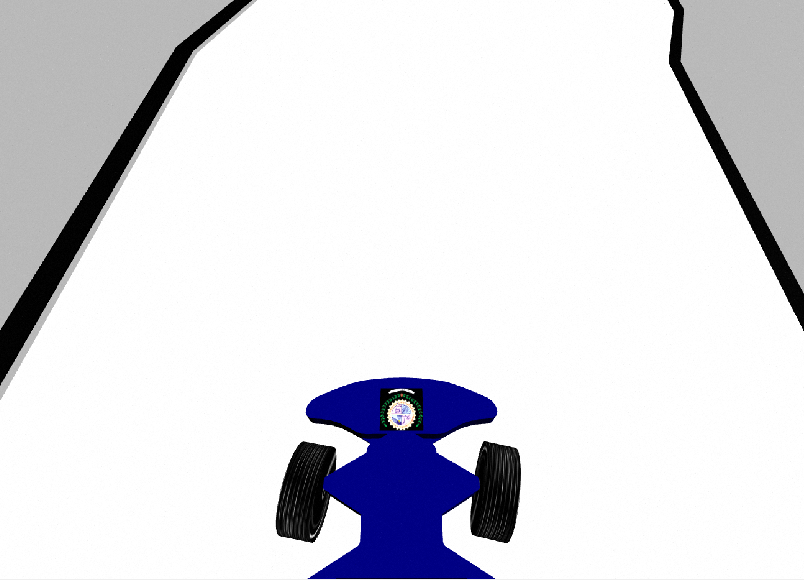
#> input picture Opencv/Lane_Detection_CV/track.png, 804 x 580 px
$ python Lane_detect.py
#> lines starting #> are read from the running program, lines starting #| are printed output that depends on the picture; after the words box and inside, x2 and y2 are one past the last pixel; in counts of white or black regions, pixels touching at a corner belong together
#!/usr/bin/env python3
import copy
import numpy as np
import cv2
class TrackVision():

    def __init__(self):

        self.pyrDown = 1
        self.mask_ratio_array = [1.0,0.4]


        #Rectangualr area to remove from image calculation to
        # eliminate the vehicle. Used as ratio of overall image width and height
        # "width ratio,height ratio"
        self.maskRectRatioWidthHeight = np.array([float(self.mask_ratio_array[0]),float(self.mask_ratio_array[1])])

        #Pixy image size parameters
        self.pixyImageWidth = 72*3
        self.pixyImageHeight = 52*3

        #Only used for debugging line finding issues
        self.lineFindPrintDebug = False
        self.lineMethodsUsedCount = [0, 0, 0, 0, 0, 0, 0]
        self.lineMethodUsed = 0

        (self.pX0, self.pY0, self.pX1, self.pY1) = (0,1,2,3)

        #Testing
        self.useBogusData=False
        self.publishSecondVector=True
        self.sortRightToLeft=False
        self.switchVectorPoints=True
        self.stage=0
        self.startTime=0
        self.testAllConfigs=False

        self.bogusOffsetNumber = 3

        if self.sortRightToLeft:
            self.bogusDataTest=[[int((self.pixyImageWidth*0.8)+
                self.bogusOffsetNumber),0,
                int(self.pixyImageWidth*0.8),self.pixyImageHeight],
                [int((self.pixyImageWidth*0.2)-self.bogusOffsetNumber),0,
                int(self.pixyImageWidth*0.2),self.pixyImageHeight]]
        else:
            self.bogusDataTest=[[int((self.pixyImageWidth*0.2)+
                self.bogusOffsetNumber),0,
                int(self.pixyImageWidth*0.2),self.pixyImageHeight],
                [int((self.pixyImageWidth*0.8)-self.bogusOffsetNumber),0,
                int(self.pixyImageWidth*0.8),self.pixyImageHeight]]

        if self.switchVectorPoints:
            (self.pX0, self.pY0, self.pX1, self.pY1) = (2,3,0,1)

    def findLines(self, passedImage):


        #Testing
        if self.testAllConfigs:
            if self.stage == 0:
                self.sortRightToLeft=False
                self.switchVectorPoints=False
                self.startTime = self.timeStamp
                self.stage = 1
            elif (((self.timeStamp - self.startTime) > 30*1e6) and (self.stage == 1)):
                self.sortRightToLeft=False
                self.switchVectorPoints=True
                self.stage = 2
            elif (((self.timeStamp - self.startTime) > 40*1e6) and (self.stage == 2)):
                self.sortRightToLeft=True
                self.switchVectorPoints=False
                self.stage = 3
            elif (((self.timeStamp - self.startTime) > 50*1e6) and (self.stage == 3)):
                self.sortRightToLeft=True
                self.switchVectorPoints=True
                self.stage = 4


        #convert image to grayscale
        passedImageGray = cv2.cvtColor(passedImage,cv2.COLOR_BGR2GRAY)
        cv2.imshow("gray",passedImageGray)
        #Image dimensions
        imageHeight, imageWidth = passedImageGray.shape[:2]

        #Threshold image black and white
        passedImageGrayThresh = cv2.bitwise_not(cv2.threshold(
            passedImageGray, 50, 255, cv2.THRESH_BINARY)[1])

        #Create image mask background
        maskWhite = np.ones(passedImageGrayThresh.shape[:2], dtype="uint8") * 255
        cv2.imshow("mask_white",maskWhite)
        #calculate points to be masked based on provided ratio
        maskVehicleBoxTopLeftXY = (int(imageWidth*(1.0-self.maskRectRatioWidthHeight[0])/2.0),
            int(imageHeight*(1.0-self.maskRectRatioWidthHeight[1])))

        #calculate points to be masked based on provided ratio
        maskVehicleBoxBottomRightXY = (int(imageWidth*(1.0+self.maskRectRatioWidthHeight[0])/2.0),
            int(imageHeight))

        maskVehicle = cv2.rectangle(maskWhite,maskVehicleBoxTopLeftXY,
            maskVehicleBoxBottomRightXY,color=0,thickness=-1)
        cv2.imshow("mask_vehicle",maskVehicle)

        #Mask out the area of the vehicle
        passedImageGrayThreshMasked = cv2.bitwise_and(passedImageGrayThresh,
            passedImageGrayThresh, mask=maskVehicle)
        cv2.imshow("bitwise filter",passedImageGrayThreshMasked)

        #Find contours
        cnts, hierarchy = cv2.findContours(passedImageGrayThreshMasked.copy(),
            cv2.RETR_EXTERNAL,cv2.CHAIN_APPROX_SIMPLE)

        returnedImageDebug=passedImage

        #Max number of found contours to process based on area of return, largest returned first
        maxCnt = 2
        if len (cnts) < maxCnt:
            maxCnt = len(cnts)
        cnt = sorted(cnts, key=cv2.contourArea, reverse=True)[0:maxCnt]

        #Take largest contours and sort left to right
        if len (cnts) > 1:
            boundingBoxes = [cv2.boundingRect(c) for c in cnt]
            (cnt, boundingBoxes) = zip(*sorted(zip(cnt, boundingBoxes),
                key=lambda b:b[1][0], reverse=self.sortRightToLeft))

        #Initialize and/or clear existing found line vector array
        pixyScaledVectorArray = np.empty([0,4], int)

        #Used to determine what line is mapped in message from debug image
        lineNumber=0

        #Loop through contours
        for cn in cnt:
                #Paint all the areas found in the contour
            cv2.fillPoly(returnedImageDebug,pts=[cn],color=(0,0,255))

            #Find lines from contours using least square method
            [vectorX,vectorY,linePointX,linePointY] = cv2.fitLine(cn,cv2.DIST_L2,0,0.01,0.01)

            if (linePointX >= 1.0) and (linePointY >= 1.0):
                #Easy avoid divide by zero
                if vectorY == 0:
                    vectorY = 1e-4
                if vectorX == 0:
                    vectorX = 1e-4

                #Calculate line points to see if they exceeds any bounds of the image, correct if they do
                topLeftX = int((-linePointY*vectorX/vectorY)+linePointX)
                bottomRightX = int(((imageHeight-linePointY)*vectorX/vectorY)+linePointX)
                topLeftY = 0
                bottomRightY = imageHeight
                self.lineMethodUsed = 0

                if (topLeftX <= 0) and (bottomRightX > imageWidth):
                    self.lineMethodUsed = 1
                    topLeftY = int(((-linePointX)*vectorY/vectorX)+linePointY)
                    bottomRightY = int(((imageWidth-linePointX)*vectorY/vectorX)+linePointY)
                    topLeftX = 0
                    bottomRightX = imageWidth

                elif (topLeftX > imageWidth) and (bottomRightX < 0):
                    self.lineMethodUsed = 2
                    topLeftY = int(((imageWidth-linePointX)*vectorY/vectorX)+linePointY)
                    bottomRightY = int(((-linePointX)*vectorY/vectorX)+linePointY)
                    topLeftX = imageWidth
                    bottomRightX = 0

                elif (topLeftX <= 0) and (bottomRightX < imageWidth):
                    self.lineMethodUsed = 3
                    topLeftY = int(((-linePointX)*vectorY/vectorX)+linePointY)
                    bottomRightY = imageHeight
                    topLeftX = 0
                    bottomRightX = int(((imageHeight-linePointY)*vectorX/vectorY)+linePointX)

                elif (topLeftX > 0) and (bottomRightX > imageWidth):
                    self.lineMethodUsed = 4
                    topLeftY = 0
                    bottomRightY = int(((imageWidth-linePointX)*vectorY/vectorX)+linePointY)
                    topLeftX = int((-linePointY*vectorX/vectorY)+linePointX)
                    bottomRightX = imageWidth

                elif (topLeftX > imageWidth) and (bottomRightX > 0):
                    self.lineMethodUsed = 5
                    topLeftY = imageHeight
                    bottomRightY = int(((imageWidth-linePointX)*vectorY/vectorX)+linePointY)
                    topLeftX = int(((imageHeight-linePointY)*vectorX/vectorY)+linePointX)
                    bottomRightX = imageWidth

                elif (topLeftX < imageWidth) and (bottomRightX < 0):
                    self.lineMethodUsed = 6
                    topLeftY = int((-linePointX*vectorY/vectorX)+linePointY)
                    bottomRightY = 0
                    topLeftX = 0
                    bottomRightX = int((linePointY)*(-vectorX/vectorY)+linePointX)


                #Extra safety
                if topLeftX < 0:
                    topLeftX=0
                elif topLeftX > imageWidth:
                    topLeftX=imageWidth
                if bottomRightX < 0:
                    bottomRightX=0
                elif bottomRightX > imageWidth:
                    bottomRightX=imageWidth
                if topLeftY < 0:
                    topLeftY=0
                elif topLeftY > imageHeight:
                    topLeftY=imageHeight
                if bottomRightY < 0:
                    bottomRightY=0
                elif bottomRightY > imageHeight:
                    bottomRightY=imageHeight

                #Add line method used to array count
                self.lineMethodsUsedCount[self.lineMethodUsed]+=1

                #Scale into Pixy camera units
                topLeftXScaled = int(topLeftX*(self.pixyImageWidth/imageWidth))
                bottomRightXScaled = int(bottomRightX*(self.pixyImageWidth/imageWidth))
                topLeftYScaled = int(topLeftY*(self.pixyImageWidth/imageWidth))
                bottomRightYScaled = int(bottomRightY*(self.pixyImageWidth/imageWidth))

                if self.lineFindPrintDebug:
                    self.get_logger().info('\n\nlineMethodUsed:{:d},lineMethodsUsedCount:{:s}'.format(
                        self.lineMethodUsed,str(self.lineMethodsUsedCount)))
                    self.get_logger().info('vectorX:{:f},vectorY:{:f},linePointX:{:f},linePointY:{:f}'.format(
                        float(vectorX),float(vectorY),float(linePointX),float(linePointY)))
                    self.get_logger().info('topLeftX:{:d},topLeftY:{:d},bottomRightX:{:d},bottomRightY:{:d}'.format(
                        topLeftX,topLeftY,bottomRightX,bottomRightY))
                    returnedImageDebug = cv2.line(returnedImageDebug,(topLeftX,topLeftY),
                        (bottomRightX,bottomRightY),(255,128,128),2)

                #Append found line points to pixy found line vector array
                pixyScaledVectorArray = np.append(pixyScaledVectorArray,
                    np.array([[topLeftXScaled,topLeftYScaled,bottomRightXScaled,bottomRightYScaled]]),axis=0)
                #Increment line number
                lineNumber += 1

        #Testing
        if self.useBogusData:
            if self.sortRightToLeft:
                self.bogusDataTest=[[int((self.pixyImageWidth*0.8)+
                    self.bogusOffsetNumber),0,
                    int(self.pixyImageWidth*0.8),self.pixyImageHeight],
                    [int((self.pixyImageWidth*0.2)-self.bogusOffsetNumber),0,
                    int(self.pixyImageWidth*0.2),self.pixyImageHeight]]
            else:
                self.bogusDataTest=[[int((self.pixyImageWidth*0.2)+
                    self.bogusOffsetNumber),0,
                    int(self.pixyImageWidth*0.2),self.pixyImageHeight],
                    [int((self.pixyImageWidth*0.8)-self.bogusOffsetNumber),0,
                    int(self.pixyImageWidth*0.8),self.pixyImageHeight]]

            if self.switchVectorPoints:
                (self.pX0, self.pY0, self.pX1, self.pY1) = (2,3,0,1)
            else:
                (self.pX0, self.pY0, self.pX1, self.pY1) = (0,1,2,3)

            pixyScaledVectorArray = np.array(self.bogusDataTest)


        #Border for vehicle mask
        returnedImageDebug = cv2.rectangle(returnedImageDebug,maskVehicleBoxTopLeftXY,
            maskVehicleBoxBottomRightXY, color=(128,128,0),thickness=3)

        #Calcualte background for pixy image space
        debugPixyMessageTopLeftXY = (int((imageWidth/2)-(self.pixyImageWidth/2)),
            int((imageHeight/2)-(self.pixyImageHeight/2)))

        #Create background for pixy image space
        returnedImageDebug = cv2.rectangle(returnedImageDebug,debugPixyMessageTopLeftXY,
            ((debugPixyMessageTopLeftXY[0]+self.pixyImageWidth),
            (debugPixyMessageTopLeftXY[1]+self.pixyImageHeight)),(0,255,0),-1)

        for lineNumber in range(len(pixyScaledVectorArray)):
            #Draw the found line in image space
            returnedImageDebug = cv2.line(returnedImageDebug,
                (debugPixyMessageTopLeftXY[0]+pixyScaledVectorArray[lineNumber][0],
                debugPixyMessageTopLeftXY[1]+pixyScaledVectorArray[lineNumber][1]),
                (debugPixyMessageTopLeftXY[0]+pixyScaledVectorArray[lineNumber][2],
                debugPixyMessageTopLeftXY[1]+pixyScaledVectorArray[lineNumber][3]),
                (255,128,128),1)

            #Draw box point for top left XY for Pixy space debug image
            returnedImageDebug = cv2.rectangle(returnedImageDebug,
                (debugPixyMessageTopLeftXY[0]+pixyScaledVectorArray[lineNumber][0]-1,
                debugPixyMessageTopLeftXY[1]+pixyScaledVectorArray[lineNumber][1]-1),
                (debugPixyMessageTopLeftXY[0]+pixyScaledVectorArray[lineNumber][0]+1,
                debugPixyMessageTopLeftXY[1]+pixyScaledVectorArray[lineNumber][1]+1),
                (0,0,255),-1)

            #Draw box point for bottom right XY for Pixy space debug image
            returnedImageDebug = cv2.rectangle(returnedImageDebug,
                (debugPixyMessageTopLeftXY[0]+pixyScaledVectorArray[lineNumber][2]-1,
                debugPixyMessageTopLeftXY[1]+pixyScaledVectorArray[lineNumber][3]-1),
                (debugPixyMessageTopLeftXY[0]+pixyScaledVectorArray[lineNumber][2]+1,
                debugPixyMessageTopLeftXY[1]+pixyScaledVectorArray[lineNumber][3]+1),
                (0,0,255),-1)

            #Write text for top left XY for Pixy space debug image
            returnedImageDebug = cv2.putText(
                returnedImageDebug, '{:d},{:d}'.format(
                pixyScaledVectorArray[lineNumber][0],pixyScaledVectorArray[lineNumber][1]),
                (debugPixyMessageTopLeftXY[0]+pixyScaledVectorArray[lineNumber][0]-20+(20*lineNumber),
                debugPixyMessageTopLeftXY[1]+pixyScaledVectorArray[lineNumber][1]),
                cv2.FONT_HERSHEY_SIMPLEX, 0.25, (255,0,0), 1, cv2.LINE_AA)

            #Write text for bottom right XY for Pixy space debug image
            returnedImageDebug = cv2.putText(returnedImageDebug, '{:d},{:d}'.format(
                pixyScaledVectorArray[lineNumber][2],pixyScaledVectorArray[lineNumber][3]),
                (debugPixyMessageTopLeftXY[0]+pixyScaledVectorArray[lineNumber][2]-20+(20*lineNumber),
                debugPixyMessageTopLeftXY[1]+pixyScaledVectorArray[lineNumber][3]),
                cv2.FONT_HERSHEY_SIMPLEX, 0.25, (255,0,0), 1, cv2.LINE_AA)

            #Write the line number for message
            returnedImageDebug = cv2.putText(returnedImageDebug, 'm{:d}'.format(
                lineNumber),
                (int((pixyScaledVectorArray[lineNumber][0]+
                pixyScaledVectorArray[lineNumber][2])/2.0+
                debugPixyMessageTopLeftXY[0]-20+(20*lineNumber)),
                int((pixyScaledVectorArray[lineNumber][1]+
                pixyScaledVectorArray[lineNumber][3])/2.0+
                debugPixyMessageTopLeftXY[1])),
                cv2.FONT_HERSHEY_SIMPLEX, 0.35, (0,0,255), 1, cv2.LINE_AA)

        return(returnedImageDebug), (pixyScaledVectorArray)

    def pixyImageCallback(self, scene):
        scenePyr = copy.deepcopy(scene)
        if self.pyrDown > 0:
            for i in range(self.pyrDown):
                scenePyr = cv2.pyrDown(scenePyr)
        sceneDetect = copy.deepcopy(scenePyr)

        #find lines function
        sceneDetected,vectors = self.findLines(sceneDetect)  ### we can use this VECTORS to control
        cv2.imshow("image",sceneDetected)
        cv2.waitKey(0)

def main():
    node = TrackVision()
    img=cv2.imread("track.png")
#> img is the input picture: shape (580, 804, 3); mean B, G, R 226.9, 220.7, 220.7
    node.pixyImageCallback(img)
#> in findLines, `passedImageGrayThresh = cv2.bitwise_not(cv2.threshold( passedImageGray..`:
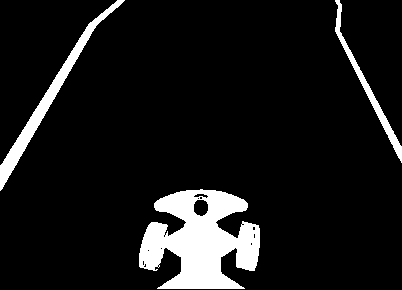
#> passedImageGrayThresh: shape (290, 402); 9.3% white; 3 white regions, box (x1, y1, x2, y2) and area: (139, 189, 260, 289) 7635, (0, 0, 125, 191) 2140, (335, 0, 402, 163) 1023
#> in findLines, `maskVehicle = cv2.rectangle(maskWhite,maskVehicleBoxTopLeftXY, maskVeh..`:
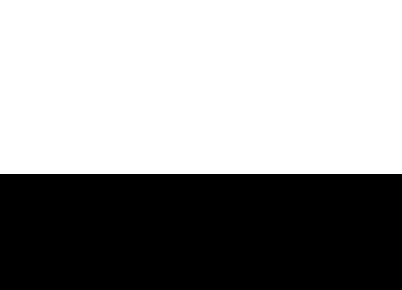
#> maskWhite: shape (290, 402); 60% white; 1 black region, box (x1, y1, x2, y2) and area: (0, 174, 402, 290) 46632
#> in findLines, `passedImageGrayThreshMasked = cv2.bitwise_and(passedImageGrayThresh, p..`:
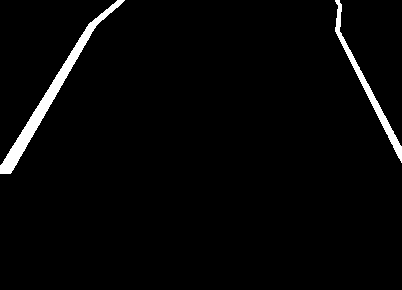
#> passedImageGrayThreshMasked: shape (290, 402); 2.6% white; 2 white regions
#> in findLines, `cnts, hierarchy = cv2.findContours(passedImageGrayThreshMasked.copy(),..`: cnts = 2 contours; box (x1, y1, x2, y2) and area: (0, 0, 125, 174) 1852, (335, 0, 402, 163) 858
#> in findLines, `cnt = sorted(cnts, key=cv2.contourArea, reverse=True)[0:maxCnt]`: cnt has the same summary as cnts
#> in findLines, `boundingBoxes = [cv2.boundingRect(c) for c in cnt]`: boundingBoxes = [(0, 0, 125, 174), (335, 0, 67, 163)]
#> in findLines, `(cnt, boundingBoxes) = zip(*sorted(zip(cnt, boundingBoxes), key=lambda..`: boundingBoxes = ((0, 0, 125, 174), (335, 0, 67, 163))
#> the loop in findLines, `for cn in cnt:` made 2 passes
#> (linePointX, linePointY) on passes 1 to 2: ([52.82], [91.29]), ([366.2], [86.19])
#> after the loop in findLines, `for cn in cnt:`:
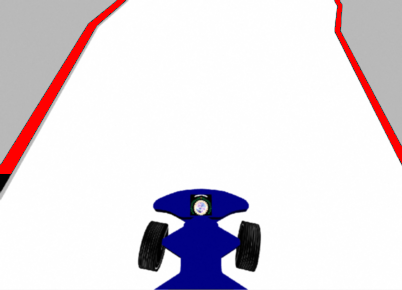
#> returnedImageDebug: shape (290, 402, 3); mean B, G, R 226.7, 220.5, 227.2
#> after the loop in findLines, `for cn in cnt:`: lineNumber = 2; self.lineMethodsUsedCount = [0, 0, 0, 0, 1, 0, 1]
#> in findLines, `returnedImageDebug = cv2.rectangle(returnedImageDebug,maskVehicleBoxTo..`:
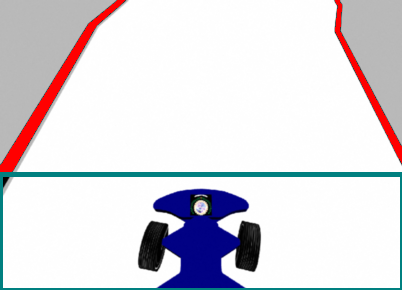
#> returnedImageDebug: shape (290, 402, 3); 2.89% of pixels changed, all inside (x1, y1, x2, y2) = (0, 172, 402, 290)
#> in findLines, `debugPixyMessageTopLeftXY = (int((imageWidth/2)-(self.pixyImageWidth/2..`: debugPixyMessageTopLeftXY = (93, 67)
#> the loop in findLines, `for lineNumber in range(len(pixyScaledVectorArray)):` made 2 passes
#> pass 1, in findLines, `returnedImageDebug = cv2.line(returnedImageDebug, (debugPixyMessageTop..`:
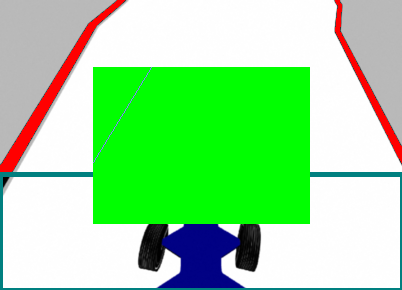
#> returnedImageDebug: shape (290, 402, 3); mean B, G, R 153.5, 223.6, 153.4
#> after the loop in findLines, `for lineNumber in range(len(pixyScaledVectorArray)):`:
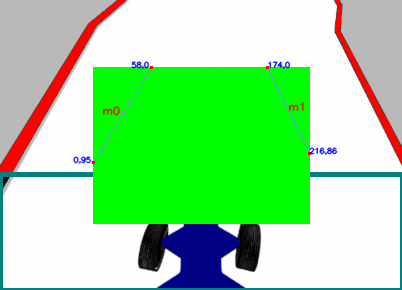
#> returnedImageDebug: shape (290, 402, 3); mean B, G, R 153.7, 222.7, 153.3
#> in pixyImageCallback, `sceneDetected,vectors = self.findLines(sceneDetect)`: vectors = [[0, 95, 58, 0], [174, 0, 216, 86]]


if __name__ == '__main__':
    main()
